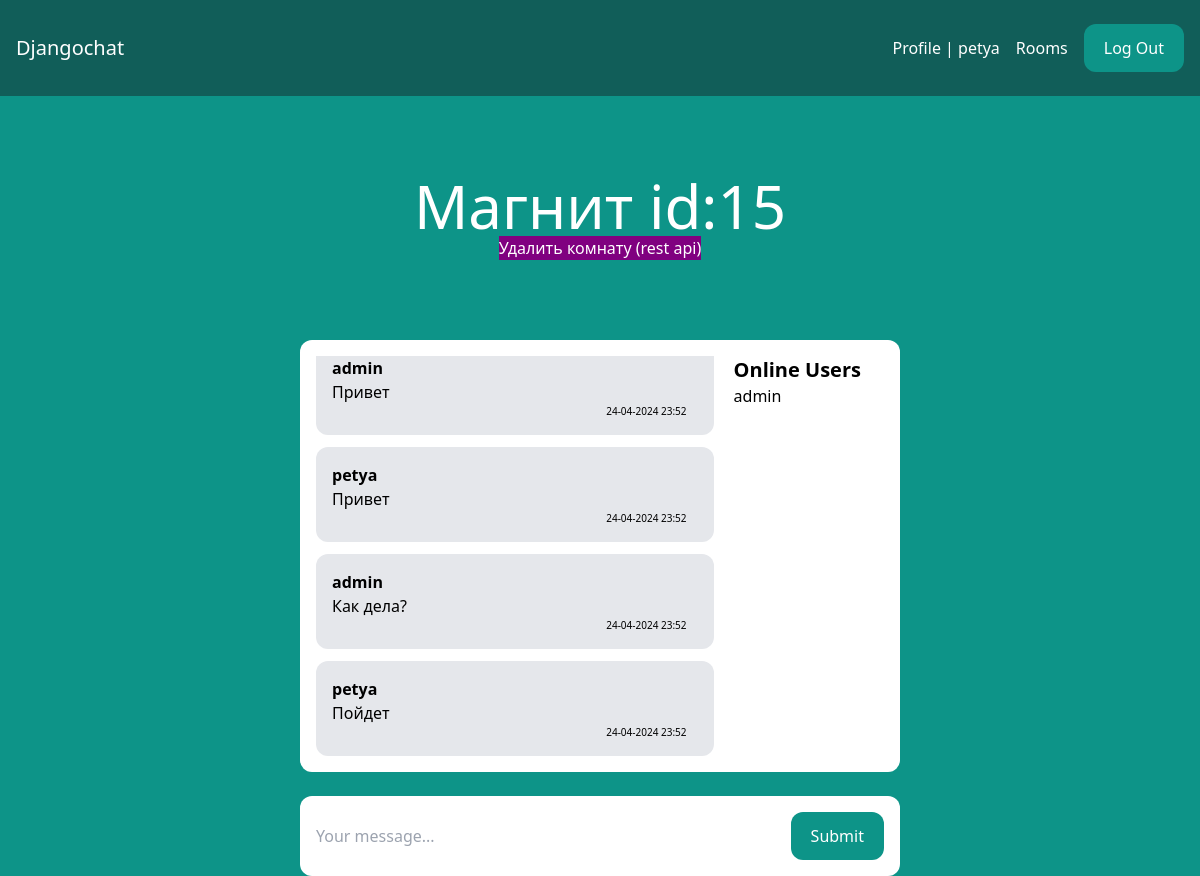
The page /rooms/123/ (signed in) on the database its author committed.
### chat/models.py (models this page shows, shortened)
class Room(models.Model):
    name = models.CharField(max_length=64)      # Название комнаты
    slug = models.SlugField(unique=True)        # Какой-то slug
    members = models.ManyToManyField(User, related_name='room_users', blank=True, default=None)     # Участники

class Message(models.Model):
    room = models.ForeignKey(Room, on_delete=models.CASCADE, related_name='messages')       # Куда отправить смс
    user = models.ForeignKey(User, on_delete=models.CASCADE, related_name='user')       # Кто отправил
    text = models.TextField()       # Текст сообщения
    date_added = models.DateTimeField(auto_now_add=True)        # Дата написания

### chat/views.py (the view)
# urls.py: path("<str:room_name>/", views.room, name="room"),
@login_required
def room(request, room_name):
    room = get_object_or_404(Room, slug=room_name)
    messages = Message.objects.filter(room=room).order_by('-date_added')[:25]
    online_users = room.members.all()
    logging.debug(f"online_users: {online_users}")
    return render(request, 'room.html', {'room': room, 'messages': messages, 'online_users': online_users})

### templates/room.html (shortened to what this page needs)
{% extends 'base.html' %}
{% block content %}
    <div class="p-10 lg:p-20 text-center">
        <h1 class="text-3xl lg:text-6xl text-white">{{ room.name }} id:{{ room.id }}</h1>
        <form action="{% url 'room_delete' room.slug %}" method="post">
            <button type="submit" style="background: purple; color: white;">Удалить комнату (rest api)</button>
        </form>
    </div>
    <div class="lg:w-2/4 mx-4 lg:mx-auto p-4 bg-white rounded-xl">
        <div class="chat-messages-wrapper">
            <div class="chat-messages space-y-3" id="chat-messages">
                {% for message in messages reversed %}
                    <div class="p-4 bg-gray-200 rounded-xl">
                        <p class="font-semibold">{{ message.user.username }}</p>
                        <p>{{ message.text }}</p>
                        <p style="font-size: 10px; margin-left: 75%;">{{ message.date_added|date:'d-m-Y H:i' }}</p>
                    </div>
                {% endfor %}
            </div>
            <div class="online-users-wrapper">
                <div class="online-users">
                    <h2 class="text-xl font-semibold">Online Users</h2>
                    <ul>
                        {% for user in online_users %}
                            <li><a href="{% url 'user_profile' user.username %}">{{ user }}</a></li>
                        {% endfor %}
                    </ul>
                </div>
            </div>
        </div>
    </div>
    <div class="lg:w-2/4 mt-6 mx-4 lg:mx-auto p-4 bg-white rounded-xl">
        <form method="post" action="." class="flex">
            <input type="text" name="content" class="flex-1 mr-3" placeholder="Your message..." id="chat-message-input">
            <button class="px-5 py-3 rounded-xl text-white bg-teal-600 hover:bg-teal-700" id="chat-message-submit">
                Submit
            </button>
        </form>
    </div>
{% endblock %}

### templates/base.html (shortened to what this page needs)
<!DOCTYPE html>
<html lang="en">
<head>
    <script src="https://cdn.tailwindcss.com"></script>
</head>
<body class="bg-teal-600">
<nav class="flex items-center justify-between px-4 py-6 bg-teal-800">
    <div>
        <a href="/" class="text-xl text-white">Djangochat</a>
    </div>
    <div class="flex items-center space-x-4">
        {% if request.user.is_authenticated %}
            <a href="{% url 'user_profile' user.username %}" class="text-white hover:text-gray-200">Profile
                | {{ user }}</a>
            <a href="/rooms/" class="text-white hover:text-gray-200">Rooms</a>
            <a href="/logout/" class="px-5 py-3 rounded-xl text-white bg-teal-600 hover:bg-teal-700">Log Out</a>
        {% else %}
            <a href="/login/" class="text-white hover:text-gray-200">Log in</a>
            <a href="/signup/" class="px-5 py-3 rounded-xl text-white bg-teal-600 hover:bg-teal-700">Sign Up</a>
        {% endif %}
    </div>
</nav>
{% block content %}
{% endblock %}
</body>
</html>

### templates/room.html (style rules this page uses)
.chat-messages-wrapper { display: flex; }
.chat-messages { width: 70%; }
.online-users-wrapper { width: 30%; padding-left: 20px; }
.online-users { height: 200px; overflow-y: auto; }

### rows shown on the page
Room: name "Магнит", id "15"
Message: user.username "admin", text "Привет", date_added "24-04-2024 23:52"
Message: user.username "petya", text "Привет", date_added "24-04-2024 23:52"
Message: user.username "admin", text "Как дела?", date_added "24-04-2024 23:52"
Message: user.username "petya", text "Пойдет", date_added "24-04-2024 23:52"

### other values the page prints
{{ user }} "petya"
{{ user }} "admin"
